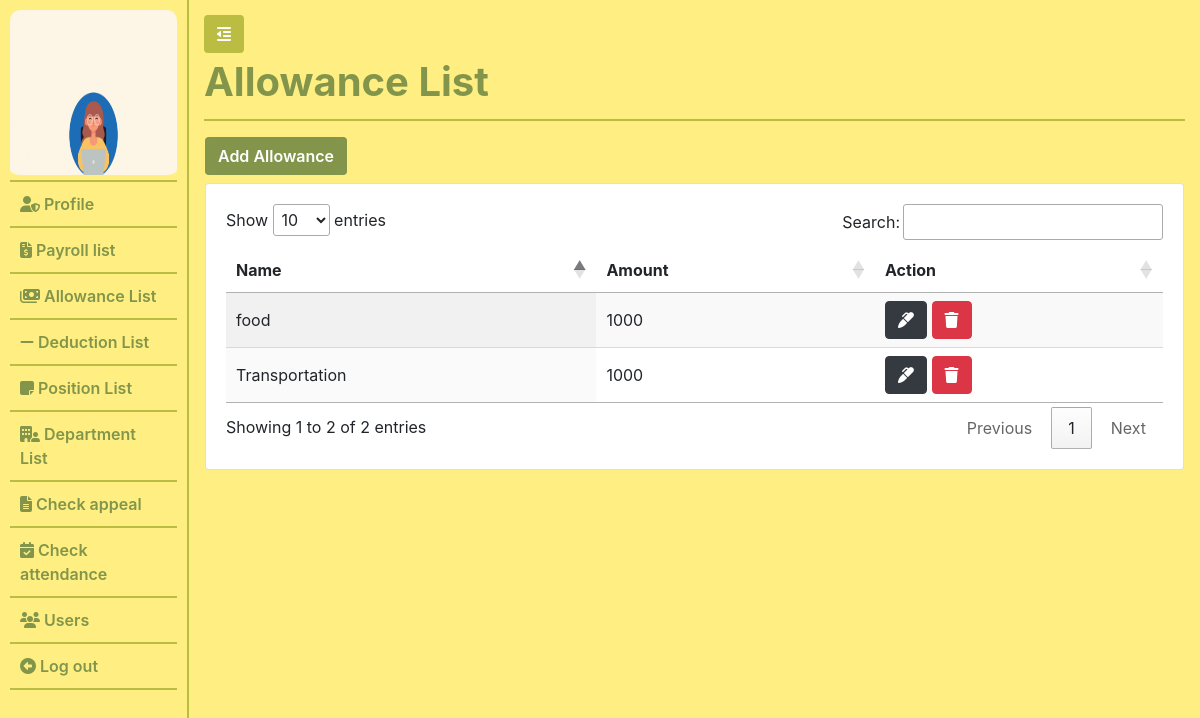
The app's page /admin/allowance.php (signed in) with its own data.
### tables this page shows
CREATE TABLE `users` (
  `id` int(11) NOT NULL,
  `username` varchar(255) NOT NULL,
  `password` varchar(255) NOT NULL,
  `first_name` varchar(64) NOT NULL,
  `last_name` varchar(64) NOT NULL,
  `user_role` varchar(255) NOT NULL,
  `user_image` varchar(255) DEFAULT NULL,
  `qr_code` varchar(255) NOT NULL,
  `qrcode_path` text NOT NULL,
  `position_id` int(11) NOT NULL
);

CREATE TABLE `allowance` (
  `id` int(11) NOT NULL,
  `name` varchar(255) NOT NULL,
  `amount` int(11) NOT NULL
);

### common/classes/Session_user.php (called while the page is built, shortened)
<?php
    Class Session{
        private $id;
        public function get_user_id(){
            return $this->id;
        }
        public function check_if_logged_in(){
            if(isset($_SESSION['id']) && isset($_SESSION['user_role'])){
                $this->id = $_SESSION['id'];
            }else{
                unset($this->id);
                unset($this->user_role);
                $this->logged_in = false;
            }
        }
    }
    $session = new Session();

### common/classes/Database.php (called while the page is built, shortened)
<?php
    class Database{
        private $connection;
        public $servername = "localhost";
        public $user = "root";
        public $password = "";
        public $database_name = "ams_with_qrcode";
        public function connect_database(){
            $db = new mysqli($this->servername, $this->user, $this->password, $this->database_name);
            $this->connection = $db;
        }
        public function query($sql){
            $result =  $this->connection->query($sql);
            return $result;
        }
    }
    $database = new Database();
?>

### common/classes/DB_object.php (called while the page is built, shortened)
<?php
    class DB_object{
        protected static $db_name = "users";
        public static function find_by_id( $id){
            $result = static::find_by_query("SELECT * FROM " . static::$db_name . " WHERE id = $id");
            return (!empty($result)) ? array_shift($result) : false;
        }
        public static function find_all(){
            $result = static::find_by_query("SELECT * FROM ". static::$db_name);
            return (!empty($result)) ? $result: false;
        }
        public static function find_by_query($sql){
            global $database;
            $result_query = $database->query($sql);
            $the_object_array = [];
            while($row = mysqli_fetch_assoc($result_query)){
                $the_object_array[] = static::instantiation($row);
            }
            return $the_object_array;
        }
        public static function instantiation($row){
            $called_object = new $get_called_class;
            foreach($row as $attribute => $value){
                if($called_object->has_attribute($attribute)){
                    $called_object->$attribute = $value;
                }
            }
            return $called_object;
        }
        public function has_attribute($attribute){
            $object_properties = get_object_vars($this);
            return array_key_exists($attribute, $object_properties);
        }
    }
?>

### common/classes/User.php (called while the page is built, shortened)
<?php
    class User extends DB_object{
        public $user_image;
        private $upload_directory = "..".DS."admin".DS.'images';
        private $img_placeholder = "https://place-hold.it/128x128?text=User+image";
        public function display_user_photo(){
            return (empty($this->user_image)) ? $this->img_placeholder : $this->upload_directory.DS.$this->user_image;
        }
    }
?>

### admin/allowance.php (the view, shortened to what this page needs)
<?php require_once "includes/header.php" ?>
<?php
    $all_allowance = Allowance::find_all();
    (!$all_allowance) ? $all_allowance=[] :"";
?>
                <?php require_once "includes/side-nav.php" ?>
                <div class="page-wrapper">
                    <button class="btn toggle-icon">
                        <span> <i class="fas fa-outdent"></i> </span>
                    </button>
                    <div class="page-header">
                        <h1 class="">Allowance List</h1>
                    </div>
                        <div class="row">
                            <div class="col-lg-12 p-3">
                                <a href="add_allowance.php" class="btn add_allowance_btn mb-2">Add Allowance</a>
                            <div class="card  ">
                              <div class="card-body">
                              <table id="allowance_table" class="display hover table-responsive-lg">
                                <thead>
                                    <tr>
                                        <th>Name</th>
                                        <th>Amount</th>
                                        <th>Action</th>
                                    </tr>
                                </thead>
                                <tbody>
                                    <?php
                                        foreach ($all_allowance as $allowance) {
                                            echo "<tr dId={$allowance->id}>";
                                            echo "<td>" . $allowance->name . "</td>";
                                            echo "<td>" . $allowance->amount . "</td>";
                                            echo "<td> <span>
                                                        <a href='edit_allowance.php?aId={$allowance->id}' class='btn btn-dark'> <i class='fas fa-marker'></i> </a>
                                                        <button title='Delete' type='submit' class='btn btn-danger delete_btn' allowanceId={$allowance->id} > <i class='fas fa-trash'></i> </button>
                                                    </span> </td>";
                                            echo "</tr>";
                                        }
                                    ?>
                                </tbody>
                            </table>
                              </div>
                            </div>
                            </div>
                        </div>
                </div>
        <?php require_once "includes/footer.php" ?>

### admin/includes/side-nav.php
<div id="my-nav" class="side-nav">
                        <ul class="navbar-nav flex-column vertical-nav">
                            <div class="user-image-container">
                                <img src="<?= $user->display_user_photo() ?>" alt="" id="user_image">
                            </div>
                                <li class="nav-item ">
                                    <a class="nav-link" href="profile.php"> <i class="fas fa-user-shield"></i> Profile</a>
                                </li>
                                <li class="nav-item">
                                    <a class="nav-link " href="payroll.php" > <i class="fas fa-file-invoice-dollar"></i> Payroll list</a>
                                </li>
                                <li class="nav-item">
                                    <a class="nav-link " href="allowance.php" > <i class="fas fa-money-bills"></i> Allowance List</a>
                                </li>
                                <li class="nav-item">
                                    <a class="nav-link " href="admin_deduction.php" > <i class="fas fa-minus"></i> Deduction List</a>
                                </li>
                                <li class="nav-item">
                                    <a class="nav-link " href="position_list.php" > <i class="fas fa-note-sticky"></i> Position List</a>
                                </li>
                                <li class="nav-item">
                                    <a class="nav-link " href="admin_department.php" > <i class="fas fa-building-user"></i> Department List</a>
                                </li>
                                <li class="nav-item">
                                    <a class="nav-link " href="admin_appeal.php" > <i class="fas fa-file-lines"></i> Check appeal</a>
                                </li>
                                <li class="nav-item">
                                    <a class="nav-link " href="check_attendance.php" > <i class="fas fa-calendar-check"></i> Check attendance</a>
                                </li>
                                <li class="nav-item">
                                    <a class="nav-link " href="users.php" > <i class="fas fa-users"></i> Users</a>
                                </li>
                            <li class="nav-item">
                                <a class="nav-link " href="logout.php" > <i class="fas fa-arrow-alt-circle-left"></i> Log out</a>
                            </li>
                        </ul>
                </div>

### admin/css/style.css (style rules this page uses)
* { box-sizing: border-box; }
body,html { height: 100%; width: 100%; }
.side-nav { width: 225px; background-color: #FFEF82; padding-top: 10px; border-right: 2px solid #BABD42; }
.user-image-container { border-bottom: 2px solid #BABD42; }
#user_image { border-radius: 10px; height: 170px; width: 100%; padding-bottom: 5px; }
.side-nav ul { padding: 0px 10px; height: 100vh; }
.side-nav .nav-item .nav-link { border-bottom: 2px solid #BABD42; color: #82954B; font-weight: 600; padding: 10px; }
.page-wrapper { padding: 15px; width: 100%; background-color: #FFEF82; }
.toggle-icon { background-color: #BABD42; color: #fff; }
.page-header { padding: 5px 0; border-bottom: 2px solid #BABD42; }
.page-header h1, .title-page { color:#82954B; font-weight: 700; }
.export_btn, .update_user_btn, .attendance_action_btn, .session_message, .report_btn, .add_user_btn, .add_appeal_btn, .add_deduction_btn, .add_allowance_btn, .add_salary_btn { background-color: #82954B; color: #fff; font-weight: 600; }

### records on screen
users: user_image (picture)
allowance: name "food", amount "1000"
allowance: name "Transportation", amount "1000"
